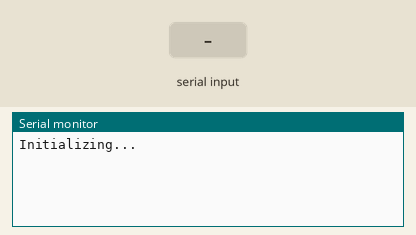
Simulated run of this sketch. Board: ESP32. On the bench: the last lines printed to the serial monitor. The inputs (shaded band) are chosen by the test bench.

Above: at 1.2 s.
1.3 s: "1x" received over the second serial link
At 2.5 s:
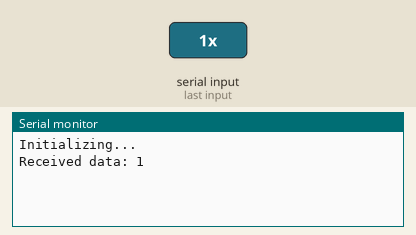
2.8 s: "0x" received over the second serial link
At 3.8 s:
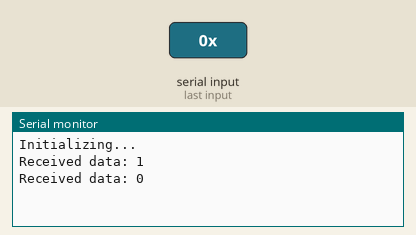
4.3 s: "2x" received over the second serial link
At 4.8 s:
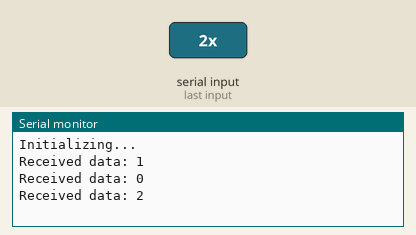

The sketch:

esp32_receive_data.ino
```cpp
#include <HardwareSerial.h>


unsigned long previousMillis = 0;
const int interval = 1000;

HardwareSerial pointA(1);
HardwareSerial pointB(2);

void setup() {
  pointA.begin(9600, SERIAL_8N1, 3, 1);
  pointB.begin(9600, SERIAL_8N1, 16, 17);
  Serial.begin(9600);
  Serial.println("Initializing...");
}

void loop() {
  // send();
  receive();
  delay(10);
}
// void send() {
//   unsigned long currentMillis = millis();
//   if (currentMillis - previousMillis >= interval) {

//     previousMillis = currentMillis;

//     // send sample data
//     pointB.println("Ax");
//     Serial.println("Send data: Ax");
//   }
// }
void receive() {
  while (pointA.available() > 0) {
    String data = pointA.readStringUntil('x');
    //print received data
    Serial.print("Received data: ");
    Serial.println(data);
  }
}
```

Measured:
- after the input at 1.3 s, the serial monitor: prints a new line at once (image 1)
- after the input at 2.8 s, the serial monitor: prints a new line at once (image 2)
- after the input at 4.3 s, the serial monitor: prints a new line at once (image 3)
